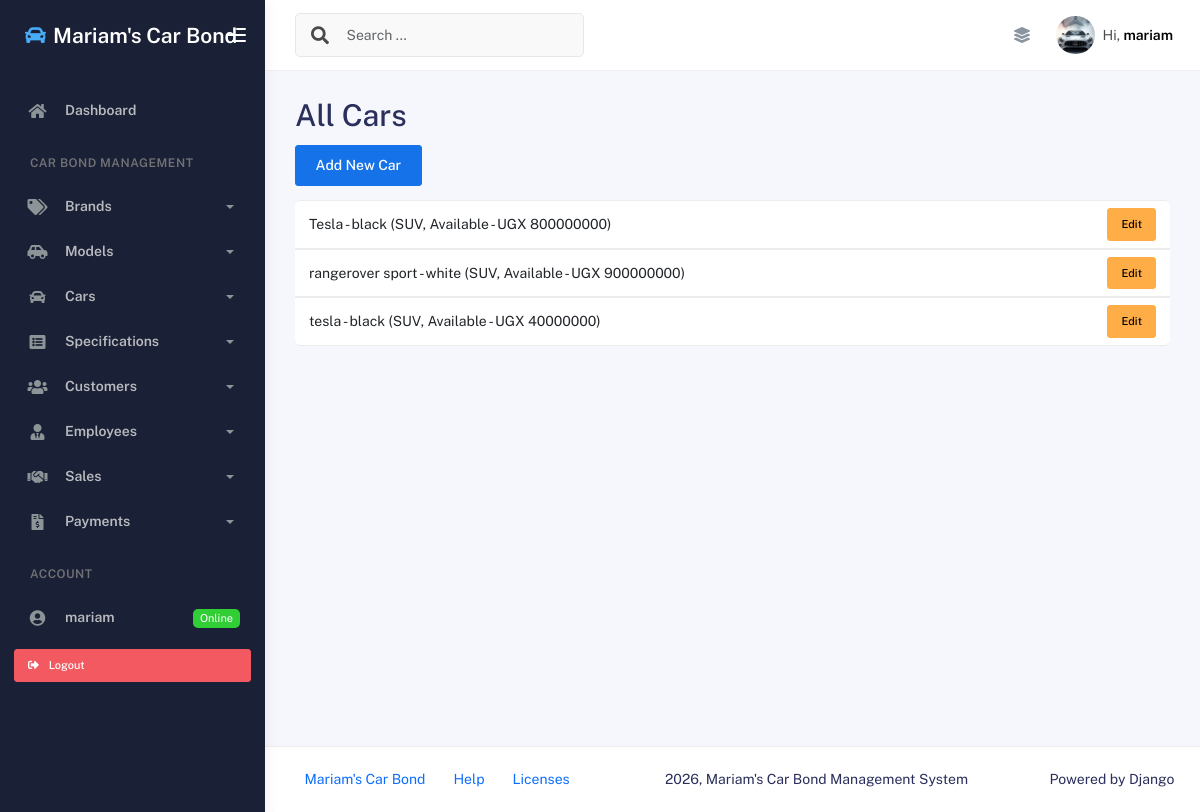
The page /car/ (signed in) on the database its author committed.
### App/models.py (models this page shows, shortened)
class Car(models.Model):
    TYPE_OPTIONS = [
        ('S','SUV'),
        ('H','Hatchback'),
        ('P','Pickup')
    ]
    STATUS_OPTIONS = [
        ('A','Available'),
        ('S','Sold'),
        ('R','Reserved')
    ]
    ENGINE_TYPE=[
        ('E','Electric'),
        ('H','Hybrid'),
        ('D','Diesel'),
        ('P','Petrol')
    ]
    SERVICE_INTERVALS = {'S': 10000, 'H': 10000, 'P': 15000}
    model = models.CharField(max_length=50)
    color = models.CharField(max_length=30)
    status = models.CharField(max_length=2, choices=STATUS_OPTIONS)
    mileage = models.PositiveIntegerField()
    price = models.DecimalField(max_digits=12, decimal_places=2)
    car_type = models.CharField(max_length=2, choices=TYPE_OPTIONS)
    engine_type = models.CharField(max_length=30,choices=ENGINE_TYPE)
    capacity = models.PositiveIntegerField(help_text="Number of seats")

### App/views.py (the view)
# urls.py: path('car/', car_list_view, name='car_list_page'),
@login_required
def car_list_view(req):
    cars = Car.objects.all()
    return render(req, 'car_list.html', {'cars':cars})

### App/templates/car_list.html
{% extends 'base.html' %}
{% block content %}
    <h1>All Cars</h1>
    <a href="{% url 'add_car_page' %}" class="btn btn-primary mb-3">Add New Car</a>
    <ul class="list-group">
        {% for car in cars %}
            <li class="list-group-item d-flex justify-content-between align-items-center">
                {{ car.model }} - {{ car.color }} ({{ car.get_car_type_display }}, {{ car.get_status_display }} - UGX {{ car.price|floatformat:0 }})
                <a href="{% url 'edit_car_page' car.id %}" class="btn btn-sm btn-warning">Edit</a>
            </li>
        {% empty %}
            <li class="list-group-item">No cars found.</li>
        {% endfor %}
    </ul>
{% endblock content %}

### App/templates/base.html (shortened to what this page needs)
{% load static %}
<!DOCTYPE html>
<html lang="en">
<head>
    <link rel="stylesheet" href="{% static 'assets/css/bootstrap.min.css' %}" />
    <link rel="stylesheet" href="{% static 'assets/css/plugins.min.css' %}" />
    <link rel="stylesheet" href="{% static 'assets/css/kaiadmin.min.css' %}" />
</head>
<body>
    <div class="wrapper">
      <div class="sidebar" data-background-color="dark">
        <div class="sidebar-logo">
          <div class="logo-header" data-background-color="dark">
            <a href="{% url 'index_page' %}" class="logo text-white text-decoration-none d-flex align-items-center">
              <i class="fas fa-car text-info me-2 fs-4"></i>
              <span class="fw-bold fs-4 text-white">Mariam's Car Bond</span>
            </a>
            <div class="nav-toggle">
              <button class="btn btn-toggle toggle-sidebar">
                <i class="gg-menu-right"></i>
              </button>
            </div>
          </div>
        </div>
        <div class="sidebar-wrapper scrollbar scrollbar-inner">
          <div class="sidebar-content">
            <ul class="nav nav-secondary">
              <li class="nav-item">
                <a href="{% url 'index_page' %}">
                  <i class="fas fa-home"></i>
                  <p>Dashboard</p>
                </a>
              </li>
              <li class="nav-section">
                <h4 class="text-section">Car Bond Management</h4>
              </li>
              <li class="nav-item">
                <a data-bs-toggle="collapse" href="#brandsMenu">
                  <i class="fas fa-tags"></i>
                  <p>Brands</p>
                  <span class="caret"></span>
                </a>
              </li>
              <li class="nav-item">
                <a data-bs-toggle="collapse" href="#modelsMenu">
                  <i class="fas fa-car-side"></i>
                  <p>Models</p>
                  <span class="caret"></span>
                </a>
              </li>
              <li class="nav-item">
                <a data-bs-toggle="collapse" href="#carsMenu">
                  <i class="fas fa-car"></i>
                  <p>Cars</p>
                  <span class="caret"></span>
                </a>
              </li>
              <li class="nav-item">
                <a data-bs-toggle="collapse" href="#specsMenu">
                  <i class="fas fa-list-alt"></i>
                  <p>Specifications</p>
                  <span class="caret"></span>
                </a>
              </li>
              <li class="nav-item">
                <a data-bs-toggle="collapse" href="#customersMenu">
                  <i class="fas fa-users"></i>
                  <p>Customers</p>
                  <span class="caret"></span>
                </a>
              </li>
              <li class="nav-item">
                <a data-bs-toggle="collapse" href="#employeesMenu">
                  <i class="fas fa-user-tie"></i>
                  <p>Employees</p>
                  <span class="caret"></span>
                </a>
              </li>
              <li class="nav-item">
                <a data-bs-toggle="collapse" href="#salesMenu">
                  <i class="fas fa-handshake"></i>
                  <p>Sales</p>
                  <span class="caret"></span>
                </a>
              </li>
              <li class="nav-item">
                <a data-bs-toggle="collapse" href="#paymentsMenu">
                  <i class="fas fa-file-invoice-dollar"></i>
                  <p>Payments</p>
                  <span class="caret"></span>
                </a>
              </li>
              <li class="nav-section">
                <h4 class="text-section">Account</h4>
              </li>
              {% if user.is_authenticated %}
                <li class="nav-item">
                  <a href="#">
                    <i class="fas fa-user-circle"></i>
                    <p>{{ user.username }}</p>
                    <span class="badge badge-success">Online</span>
                  </a>
                </li>
                <li class="nav-item px-3 py-2">
                  <form method="POST" action="{% url 'logout' %}">
                    <button type="submit" class="btn btn-danger btn-sm w-100 text-start">
                      <i class="fas fa-sign-out-alt me-2"></i> Logout
                    </button>
                  </form>
                </li>
              {% endif %}
            </ul>
          </div>
        </div>
      </div>
      <div class="main-panel">
        <div class="main-header">
          <nav
            class="navbar navbar-header navbar-header-transparent navbar-expand-lg border-bottom"
          >
            <div class="container-fluid">
              <nav
                class="navbar navbar-header-left navbar-expand-lg navbar-form nav-search p-0 d-none d-lg-flex"
              >
                <div class="input-group">
                  <div class="input-group-prepend">
                    <button type="submit" class="btn btn-search pe-1">
                      <i class="fa fa-search search-icon"></i>
                    </button>
                  </div>
                  <input
                    type="text"
                    placeholder="Search ..."
                    class="form-control"
                  />
                </div>
              </nav>
              <ul class="navbar-nav topbar-nav ms-md-auto align-items-center">
                <li class="nav-item topbar-icon dropdown hidden-caret">
                  <a
                    class="nav-link"
                    data-bs-toggle="dropdown"
                    href="#"
                    aria-expanded="false"
                  >
                    <i class="fas fa-layer-group"></i>
                  </a>
                </li>
                <li class="nav-item topbar-user dropdown hidden-caret">
                  <a
                    class="dropdown-toggle profile-pic"
                    data-bs-toggle="dropdown"
                    href="#"
                    aria-expanded="false"
                  >
                    <div class="avatar-sm">
                      <img
                        src="{% static 'assets/img/car.jpg.jpg' %}"
                        alt="Car profile image"
                        class="avatar-img rounded-circle"
                      />
                    </div>
                    <span class="profile-username">
                      <span class="op-7">Hi,</span>
                      <span class="fw-bold">{{ user.username|default:"Guest" }}</span>
                    </span>
                  </a>
                </li>
              </ul>
            </div>
          </nav>
        </div>
        <div class="container">
          <div class="page-inner">
            {% block content %}
            {% endblock content %}
          </div>
        </div>
        <footer class="footer">
          <div class="container-fluid d-flex justify-content-between">
            <nav class="pull-left">
              <ul class="nav">
                <li class="nav-item">
                  <a class="nav-link" href="{% url 'index_page' %}">
                    Mariam's Car Bond
                  </a>
                </li>
                <li class="nav-item">
                  <a class="nav-link" href="#"> Help </a>
                </li>
                <li class="nav-item">
                  <a class="nav-link" href="#"> Licenses </a>
                </li>
              </ul>
            </nav>
            <div class="copyright">
              2026, Mariam's Car Bond Management System
            </div>
            <div>
              Powered by Django
            </div>
          </div>
        </footer>
      </div>
    </div>
</body>
</html>

### rows shown on the page
Car: model "Tesla", color "black", car_type "SUV", status "Available", price "800000000"
Car: model "rangerover sport", color "white", car_type "SUV", status "Available", price "900000000"
Car: model "tesla", color "black", car_type "SUV", status "Available", price "40000000"

### other values the page prints
{{ user.username }} "mariam"
{{ user.username|default:"Guest" }} "mariam"
